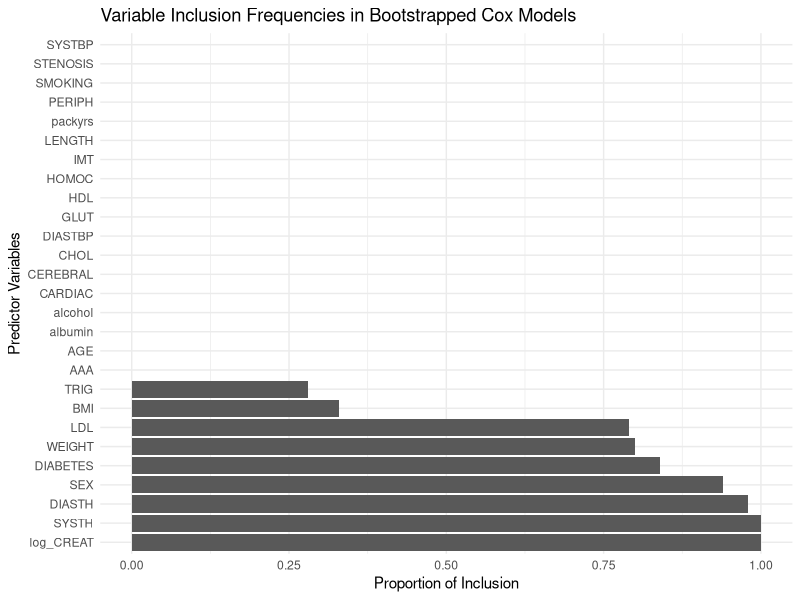

Recreate this plot in R.
## ---- chunk 1
#| output: false
library(tidyverse) # For data manipulation
library(knitr) # For tables
library(caret) # For model training
library(pROC) # For ROC analysis
library(MASS) # For stepAIC
library(boot) # For bootstrapping
library(survival) # For survival analysis
library(rms) # For validating Cox model
library(glmnet) # For lasso and ridge regression
library(data.table) # For faster CSV read
## ---- chunk 2
Patients <- fread("SMARTc.csv", sep = ";")
final_patients <- Patients %>%
    mutate(log_CREAT = log(CREAT)) %>%
    subset(select = -c(HISTCARD, HISTCAR2, CREAT))
## ---- chunk 3
#| output: false
surv_object <- Surv(time = final_patients$TEVENT, event = final_patients$EVENT)
surv_fit_formula <- surv_object ~ SEX + DIABETES + SYSTH + DIASTH + WEIGHT + BMI + LDL + TRIG + log_CREAT

initial_cox_model <- coxph(surv_fit_formula, data = final_patients)
stepwise_cox_model <- stepAIC(initial_cox_model, direction = "backward")
## ---- chunk 4
summary(stepwise_cox_model)
## ---- chunk 5
final_coefficients <- coef(stepwise_cox_model)
print(final_coefficients)
## ---- chunk 6
final_surv <- Surv(time = final_patients$TEVENT, event = final_patients$EVENT)
final_surv_fit_formula <- final_surv ~ predict(stepwise_cox_model, newdata = final_patients)
final_cox_model <- coxph(final_surv_fit_formula, data = final_patients)
concordance_index <- final_cox_model$concordance
print(paste("Concordance Index:", concordance_index))
## ---- chunk 7
summary(final_cox_model)
exp(final_coefficients)
## ---- chunk 8
#| output: false
set.seed(123)
folds <- createFolds(final_patients$EVENT, k = 10, list = TRUE, returnTrain = TRUE)
cv_concordance_indices <- numeric(10)

for (i in 1:10) {
    # Split the data into training and testing sets
    train_data <- final_patients[folds[[i]], ]
    test_data <- final_patients[-folds[[i]], ]

    # Create the survival object for training data
    surv_train <- Surv(time = train_data$TEVENT, event = train_data$EVENT)
    surv_fit_formula <- surv_train ~ SEX + DIABETES + SYSTH + DIASTH + WEIGHT + BMI + LDL + TRIG + log_CREAT

    # Fit the Cox model on the training data
    cox_model <- coxph(surv_fit_formula, data = train_data)

    # Predict on the test data
    test_surv <- Surv(time = test_data$TEVENT, event = test_data$EVENT)
    predictions <- predict(cox_model, newdata = test_data)

    cv_concordance_indices[i] <- coxph(test_surv ~ predictions, data = test_data)$concordance
}

mean_concordance_cv <- mean(cv_concordance_indices)
mean_concordance_cv
## ---- chunk 9
#| output: false
bootstrap_cox_model <- function(data, indices) {
    resampled_data <- data[indices, ]
    surv_object <- Surv(time = resampled_data$TEVENT, event = resampled_data$EVENT)
    surv_fit_formula <- surv_object ~ SEX + DIABETES + SYSTH + DIASTH + WEIGHT + BMI + LDL + TRIG + log_CREAT

    initial_cox_model <- coxph(surv_fit_formula, data = resampled_data)
    stepwise_model <- stepAIC(initial_cox_model, direction = "backward", trace = FALSE)
    all_vars <- colnames(data)[-c(1, 2)]
    selected_vars <- names(coef(stepwise_model))

    # Create a binary vector: 1 if the variable is included, 0 otherwise
    inclusion_vector <- as.integer(all_vars %in% selected_vars)

    return(inclusion_vector)
}

# Set the number of bootstrap samples
set.seed(123)
n_bootstrap_samples <- 100

# Run bootstrapping
bootstrap_results <- boot(data = final_patients, statistic = bootstrap_cox_model, R = n_bootstrap_samples)
## ---- chunk 10
inclusion_frequencies <- colMeans(bootstrap_results$t) # Get inclusion proportions
inclusion_variables <- colnames(final_patients)[-c(1, 2)]
inclusion_frequencies <- data.frame(Variable = inclusion_variables, Proportion = inclusion_frequencies)
inclusion_frequencies
## ---- chunk 11
ggplot(inclusion_frequencies, aes(x = reorder(Variable, -Proportion), y = Proportion)) +
    geom_bar(stat = "identity") +
    coord_flip() +
    labs(
        title = "Variable Inclusion Frequencies in Bootstrapped Cox Models",
        x = "Predictor Variables",
        y = "Proportion of Inclusion"
    ) +
    theme_minimal()
